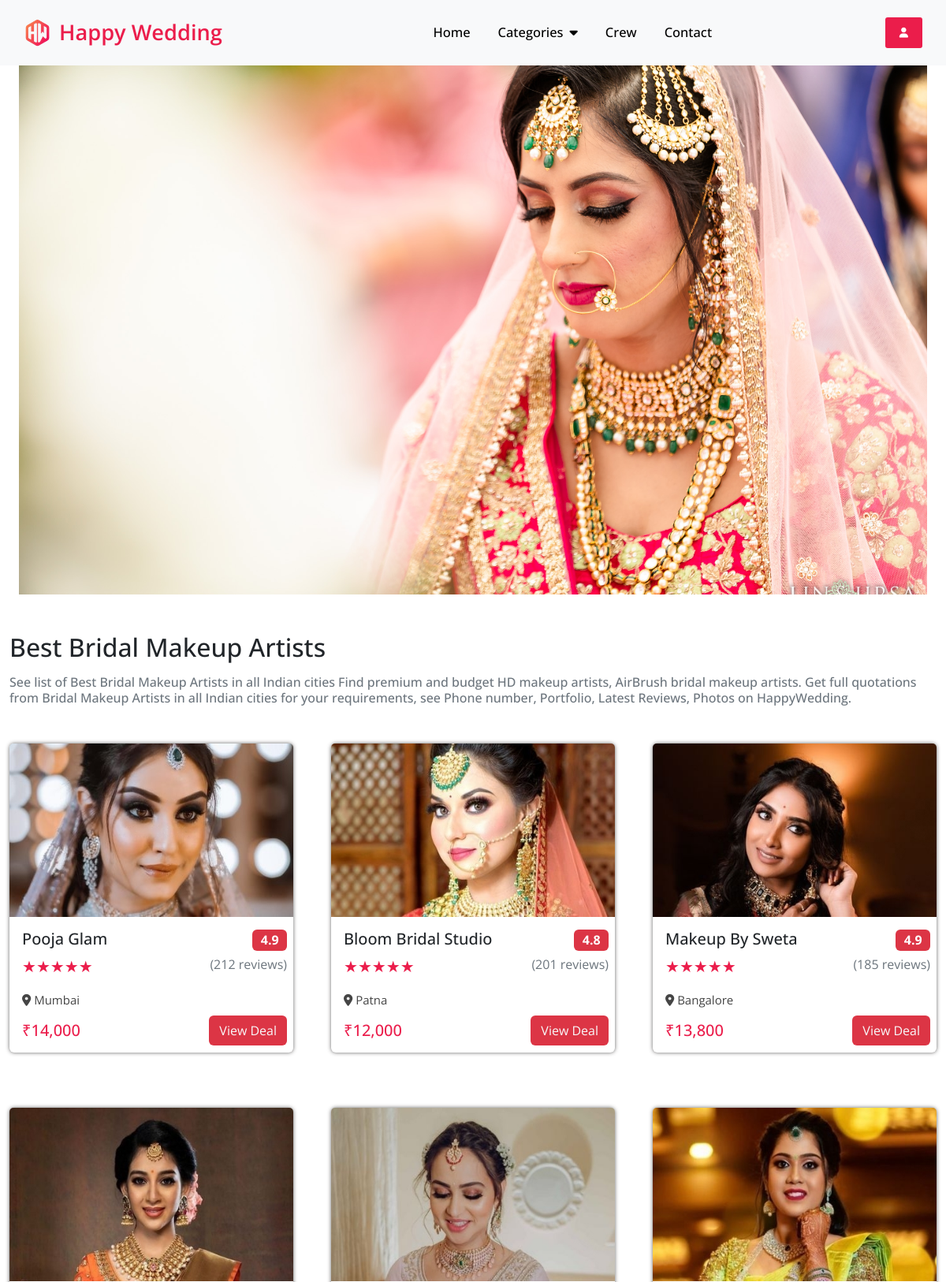
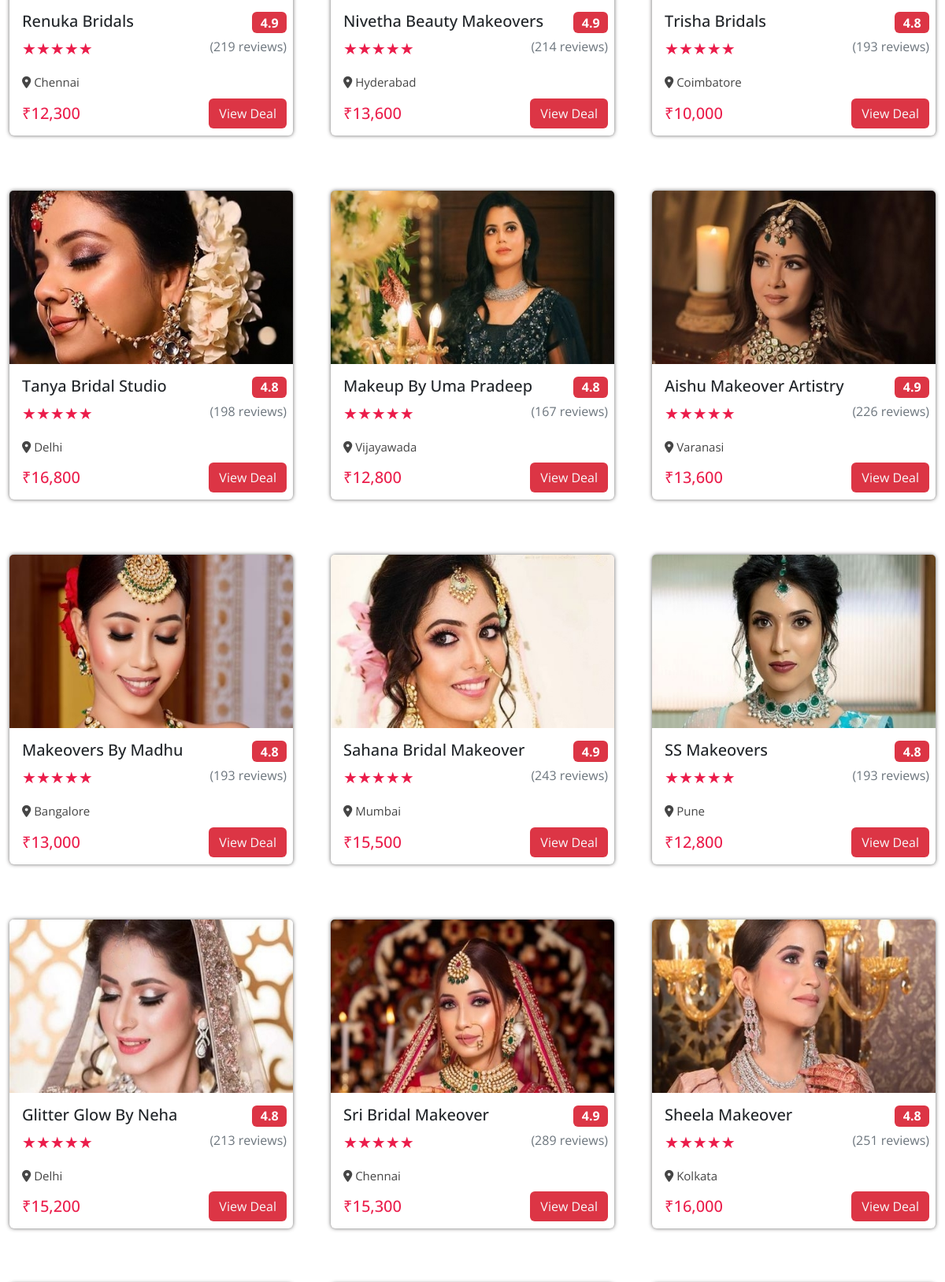
Page /makeup/ (upper part) on the committed database (2 pictures, top to bottom).
### eventapp/models.py (models this page shows, shortened)
class Makeup(models.Model):
    img=models.ImageField(upload_to="mak")
    name=models.CharField(max_length=50)
    rate=models.CharField(max_length=50)
    review=models.CharField(max_length=50)
    place=models.CharField(max_length=50)
    price=models.CharField(max_length=50)

### eventapp/views.py (the view)
# urls.py: path('makeup/',views.makeup,name='makeup'),
def makeup(request):
    dict_mak={
        'mak':Makeup.objects.all()
    }
    return render(request,'makeup.html',dict_mak)

### templates/makeup.html (shortened to what this page needs)
{% extends 'base.html' %}
{% load static %}
{% block content %}
<div class="container-fluid transparent-bg"></div>
<div class="container">
    <h2 class="mt-5">Best Bridal Makeup Artists</h2>
    <h6 class="my-3 text-secondary">See list of Best Bridal Makeup Artists in all Indian cities Find premium and budget HD makeup artists, AirBrush bridal makeup artists. Get full quotations from Bridal Makeup Artists in all Indian cities for your requirements, see Phone number, Portfolio, Latest Reviews, Photos on HappyWedding.</h6>
    <div class="row mt-5">
        {% for i in mak %}
            <div class="event-card">
                <div class="card">
                    <img src="{{i.img.url}}" class="card-img-top" alt="">
                    <div class="card-body">
                        <h5 class="card-title">{{i.name}} <span class="badge bg-danger fs-6 position-absolute end-0 me-2">{{i.rate}}</span></h5>
                        <p class="stars fs-5">&#9733;&#9733;&#9733;&#9733;&#9733;<span class="text-secondary fs-6 position-absolute end-0 me-2"> ({{i.review}} reviews)</span></p>
                        <p class="place"><i class="fa-solid fa-location-dot"></i> {{i.place}}</p>
                        <h5 class="card-text price mt-3">₹{{i.price}}<a href="{% url 'mak' %}" class="btn bg-danger text-light position-absolute end-0 me-2">View Deal</a></h5>
                    </div>
                </div>
            </div>
        {% endfor %}
    </div>
</div>
{% endblock %}

### templates/base.html (shortened to what this page needs)
{% load static %}
<!DOCTYPE html>
<html lang="en">
<head>
    <link href="https://cdn.jsdelivr.net/npm/bootstrap@5.3.3/dist/css/bootstrap.min.css" rel="stylesheet">
    <link rel="stylesheet" href="https://cdnjs.cloudflare.com/ajax/libs/font-awesome/6.5.1/css/all.min.css" />
</head>
<body>
    <header>
        <nav class="navbar navbar-expand-lg bg-body-tertiary">
            <a href="#" class="logo">
                <img src="{% static 'index img/logo.png' %}" alt="logo">
                <h2 class="navbar-brand my-auto">Happy Wedding</h2>
            </a>
            <ul class="links my-auto">
                <li class="nav-item">
                    <a class="nav-link active" aria-current="page" href="{% url 'index' %}">Home</a>
                </li>
                <li class="nav-item dropdown">
                    <a class="nav-link" href="#" role="button" data-bs-toggle="dropdown" aria-expanded="false">Categories<i class="fa-solid fa-caret-down ms-2 mt-1"></i></a>
                </li>
                <li class="nav-item">
                    <a class="nav-link" href="{% url 'crew' %}">Crew</a>
                </li>
                <li class="nav-item">
                    <a class="nav-link" href="#">Contact</a>
                </li>
            </ul>
            <a class="login-btn" href="{% url 'log' %}"><i class="fas fa-user"></i></a>
        </nav>
    </header>
	{% block content %}
    {% endblock %}
</body>
</html>

### templates/base.html (style rules this page uses)
* { margin: 0; padding: 0; box-sizing: border-box; text-decoration: none; font-family: "Open Sans", sans-serif; }
body { margin-top: 50px; height: 100vh; width: 100%; line-height: 1.5; }
header { position: fixed; width: 100%; top: 0; left: 0; z-index: 10; }
.navbar { display: flex; padding: 20px 30px; margin: 0 auto; justify-content: space-between; align-items: center; }
.navbar .logo { gap: 10px; display: flex; align-items: center; text-decoration: none; }
.navbar .logo img { width: 35px; border-radius: 50%; }
.navbar .logo h2 { color: #eb1d4b; font-weight: 600; font-size: 1.7rem; }
.navbar .links { display: flex; gap: 35px; list-style: none; align-items: center; }
.navbar .links a { color: #000000; font-size: 1.03rem; font-weight: 500; text-decoration: none; transition: 0.1s ease; }
.navbar .login-btn { border: none; outline: none; background: #eb1d4b; color: #ffffff; font-size: 0.8rem; font-weight: 600; padding: 10px 18px; border-radius: 3px; cursor: pointer; transition: 0.15s ease; }
.container { max-width: 1300px; margin: auto; }
.card { cursor: pointer; margin-bottom: 70px; border: none; box-shadow: 0 0 5px rgba(83, 82, 82, 0.89); }
.event-card { width: 24rem; }
.card img { height: 220px; }

### rows in the picture
Makeup: img (picture), name "Pooja Glam", rate "4.9", review "212", place "Mumbai", price "14,000"
Makeup: img (picture), name "Bloom Bridal Studio", rate "4.8", review "201", place "Patna", price "12,000"
Makeup: img (picture), name "Makeup By Sweta", rate "4.9", review "185", place "Bangalore", price "13,800"
Makeup: img (picture), name "Renuka Bridals", rate "4.9", review "219", place "Chennai", price "12,300"
Makeup: img (picture), name "Nivetha Beauty Makeovers", rate "4.9", review "214", place "Hyderabad", price "13,600"
Makeup: img (picture), name "Trisha Bridals", rate "4.8", review "193", place "Coimbatore", price "10,000"
Makeup: img (picture), name "Tanya Bridal Studio", rate "4.8", review "198", place "Delhi", price "16,800"
Makeup: img (picture), name "Makeup By Uma Pradeep", rate "4.8", review "167", place "Vijayawada", price "12,800"
Makeup: img (picture), name "Aishu Makeover Artistry", rate "4.9", review "226", place "Varanasi", price "13,600"
Makeup: img (picture), name "Makeovers By Madhu", rate "4.8", review "193", place "Bangalore", price "13,000"
Makeup: img (picture), name "Sahana Bridal Makeover", rate "4.9", review "243", place "Mumbai", price "15,500"
Makeup: img (picture), name "SS Makeovers", rate "4.8", review "193", place "Pune", price "12,800"
Makeup: img (picture), name "Glitter Glow By Neha", rate "4.8", review "213", place "Delhi", price "15,200"
Makeup: img (picture), name "Sri Bridal Makeover", rate "4.9", review "289", place "Chennai", price "15,300"
Makeup: img (picture), name "Sheela Makeover", rate "4.8", review "251", place "Kolkata", price "16,000"
